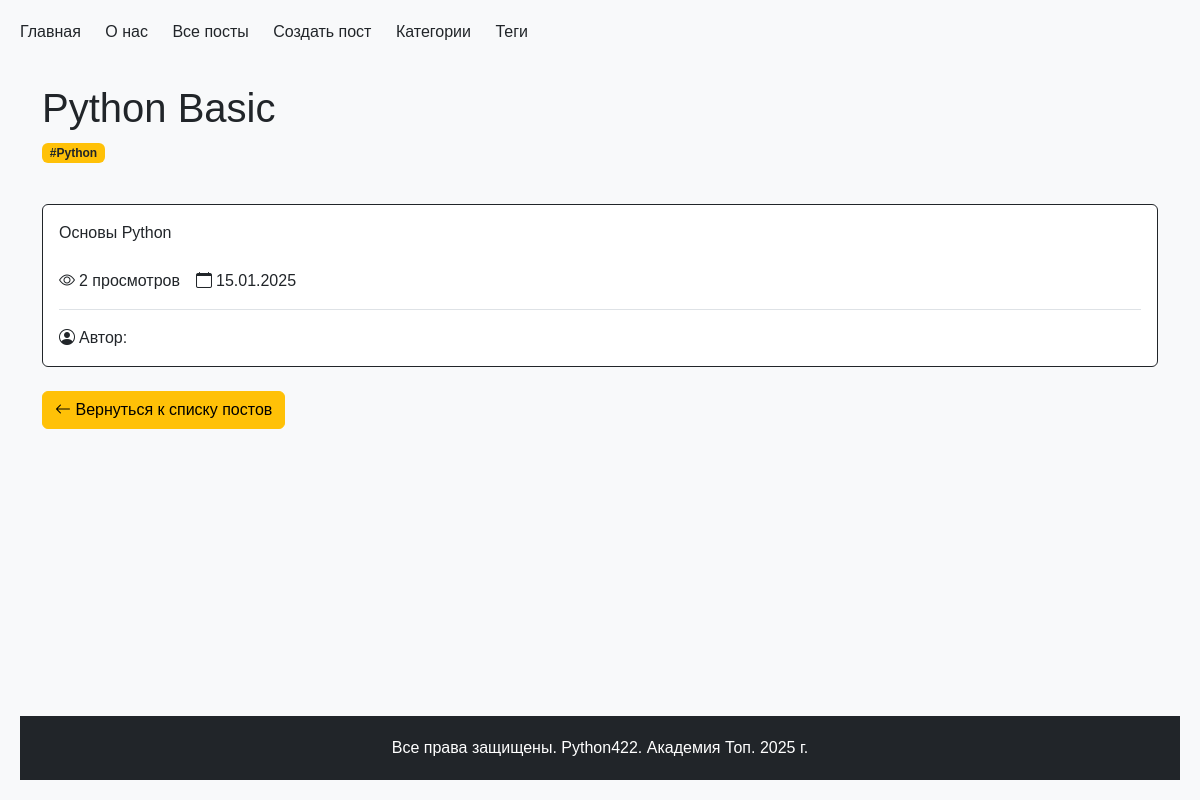
Before: /posts/python-basic/ with the older database file.
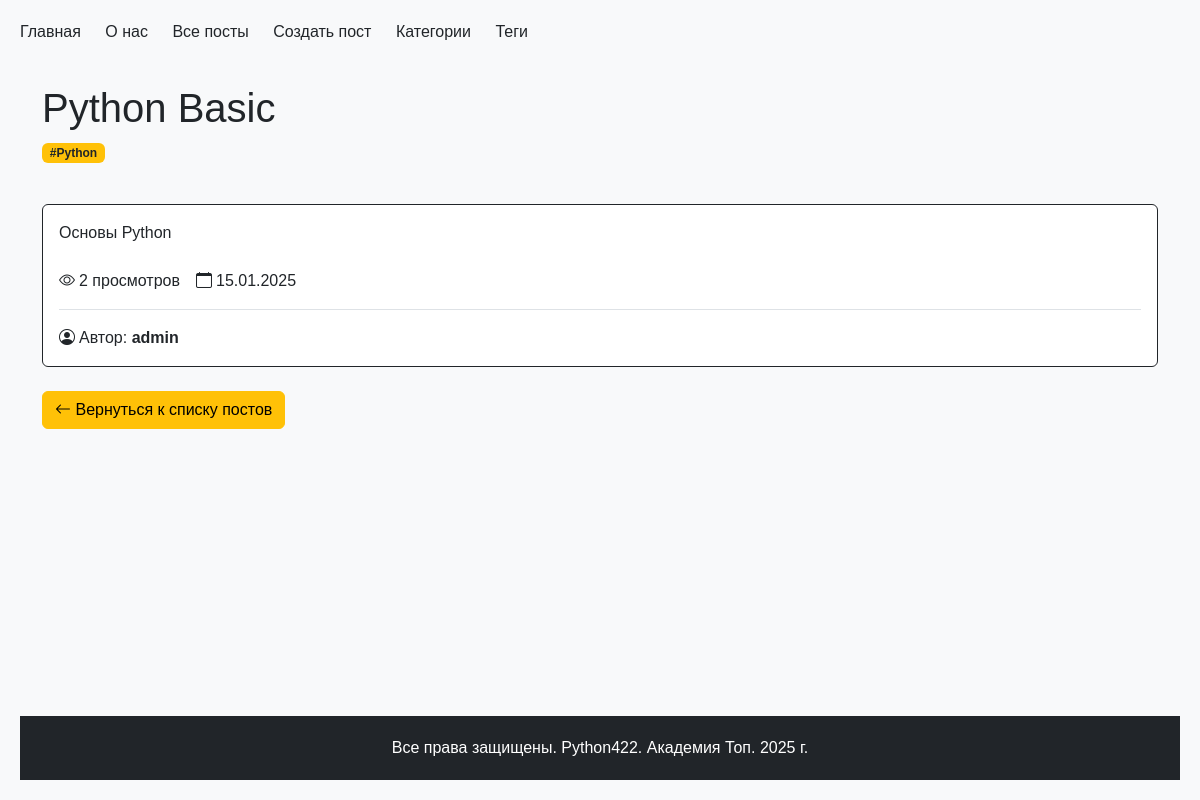
After: the same page with the newer database file.
### python_blog/models.py (models this page shows, shortened)
class Post(models.Model):
    STATUS_CHOICES = [
        ("draft", "Черновик"),
        ("review", "На проверке"),
        ("reviewed", "Проверено"),
        ("published", "Опубликовано"),
    ]
    title = models.CharField(max_length=100, unique=True, verbose_name="Заголовок")
    slug = models.SlugField(max_length=250, unique=True, verbose_name="Слаг", blank=True, null=True)
    content = models.TextField(verbose_name="Контент")
    author = models.ForeignKey(get_user_model(), on_delete=models.CASCADE, verbose_name="Автор", related_name="posts", default=None, null=True)
    created_at = models.DateTimeField(auto_now_add=True, verbose_name="Дата создания")
    updated_at = models.DateTimeField(auto_now=True, verbose_name="Дата обновления")
    views = models.PositiveIntegerField(default=0, verbose_name="Просмотры")
    status = models.CharField(
        max_length=10, choices=STATUS_CHOICES, default="review", verbose_name="Статус"
    )
    category = models.ForeignKey(
        "Category",  # Ссылка на модель Category
        on_delete=models.SET_NULL,  # При удалении категории, установить значение NULL
        blank=True,  # Не требуем в формах заполнения
        null=True,  # Разрешаем значение NULL в базе данных
        related_name="posts",  # Имя обратной связи
        default=None,  # По умолчанию значение NULL
        verbose_name="Категория",
    )
    tags = models.ManyToManyField("Tag", related_name="posts", verbose_name="Теги")
    class Meta:
        ordering = ["-created_at"]
        verbose_name = "Пост"
        verbose_name_plural = "Посты"

### python_blog/views.py (the view)
# urls.py: path("<slug:post_slug>/", post_detail, name="post_detail"),
def post_detail(request, post_slug):
    post = (
        Post.objects.select_related("category", "author")
        .prefetch_related("tags")
        .get(slug=post_slug)
    )
    session = request.session
    key = f"viewed_posts_{post.id}"
    if key not in session:
        Post.objects.filter(id=post.id).update(views=F("views") + 1)
        session[key] = True
        post.refresh_from_db()  # Обновляем объект
    context = {"title": post.title, "post": post}
    return render(request, "post_detail.html", context)

### python_blog/context_processors.py (called while the page is built)
def menu_items(request):
    menu = [
        {"title": "Главная", "url_name": "main"},
        {"title": "О нас", "url_name": "about"},
        {"title": "Все посты", "url_name": "blog:posts"},
        {"title": "Создать пост", "url_name": "blog:post_create"},
        {"title": "Категории", "url_name": "blog:categories"},
        {"title": "Теги", "url_name": "blog:tags"},
    ]
    current_url_name = request.resolver_match.view_name
    for item in menu:
        item['is_active'] = current_url_name == item['url_name']
    return {'menu_items': menu}

### python_blog/models.py (called while the page is built)
    def __str__(self):
        return self.name

### python_blog/templates/post_detail.html (shortened to what this page needs)
{% extends "base.html" %}
{% block content %}
<div class="container mt-4">
    <div class="row mb-4">
        <div class="col-12">
            <h1 class="text-dark">{{ post.title }}</h1>
            <div class="mb-3">
                {% for tag in post.tags.all %}
                <a href="{% url 'blog:tag_detail' tag.slug %}" class="text-decoration-none">
                    <span class="badge bg-warning text-dark me-1">#{{ tag }}</span>
                </a>
                {% endfor %}
            </div>
        </div>
    </div>
    <div class="row">
        <div class="col-12">
            <div class="card border-dark">
                <div class="card-body">
                    <p class="card-text">{{ post.content }}</p>
                    <div class="stats mt-4 pb-3 border-bottom d-flex flex-wrap gap-3">
                        <span class="d-flex align-items-center text-dark">
                            <i class="bi bi-eye me-1"></i>
                            <span class="stats-text">{{ post.views }} просмотров</span>
                        </span>
                        <span class="d-flex align-items-center text-dark">
                            <i class="bi bi-calendar me-1"></i>
                            <span class="stats-text">{{ post.created_at|date:"d.m.Y" }}</span>
                        </span>
                    </div>
                    <div class="author mt-3">
                        <span class="d-flex align-items-center text-dark">
                            <i class="bi bi-person-circle me-1"></i>
                            <span class="stats-text">Автор: <span class="fw-bold">{{ post.author.username }}</span></span>
                        </span>
                    </div>
                </div>
            </div>
        </div>
    </div>
    <div class="row mt-4">
        <div class="col-12">
            <a href="{% url 'blog:posts' %}" class="btn btn-warning d-none d-md-inline-block">
                <i class="bi bi-arrow-left"></i> Вернуться к списку постов
            </a>
        </div>
    </div>
</div>
{% endblock %}

Changed rows visible on the page:
changed Post "Python Basic": author.username (not shown) → "admin"
